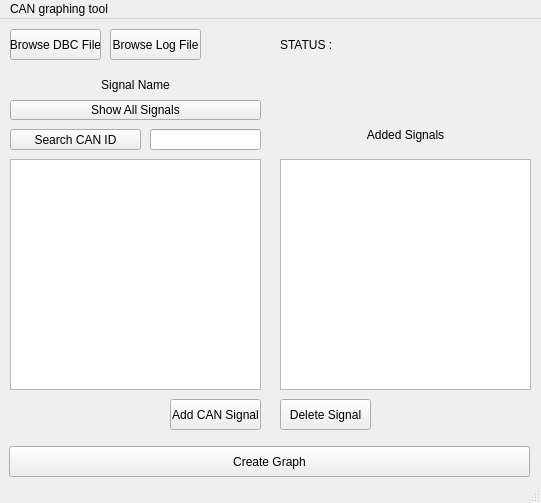
<?xml version="1.0" encoding="UTF-8"?>
<ui version="4.0">
 <class>MainWindow</class>
 <widget class="QMainWindow" name="MainWindow">
  <property name="geometry">
   <rect>
    <x>0</x>
    <y>0</y>
    <width>541</width>
    <height>503</height>
   </rect>
  </property>
  <property name="windowTitle">
   <string>MainWindow</string>
  </property>
  <widget class="QWidget" name="centralwidget">
   <widget class="QPushButton" name="createGraphButton">
    <property name="geometry">
     <rect>
      <x>9</x>
      <y>427</y>
      <width>521</width>
      <height>31</height>
     </rect>
    </property>
    <property name="text">
     <string>Create Graph</string>
    </property>
   </widget>
   <widget class="QPushButton" name="browseLogFileButton">
    <property name="geometry">
     <rect>
      <x>110</x>
      <y>10</y>
      <width>91</width>
      <height>31</height>
     </rect>
    </property>
    <property name="text">
     <string>Browse Log File</string>
    </property>
   </widget>
   <widget class="QPushButton" name="addCANSignalbutton">
    <property name="geometry">
     <rect>
      <x>170</x>
      <y>380</y>
      <width>91</width>
      <height>31</height>
     </rect>
    </property>
    <property name="text">
     <string>Add CAN Signal</string>
    </property>
   </widget>
   <widget class="QListWidget" name="signalSelectList">
    <property name="geometry">
     <rect>
      <x>10</x>
      <y>140</y>
      <width>251</width>
      <height>231</height>
     </rect>
    </property>
   </widget>
   <widget class="QListWidget" name="addedSignalList">
    <property name="geometry">
     <rect>
      <x>280</x>
      <y>140</y>
      <width>251</width>
      <height>231</height>
     </rect>
    </property>
   </widget>
   <widget class="QPushButton" name="deleteSignalButton">
    <property name="geometry">
     <rect>
      <x>280</x>
      <y>380</y>
      <width>91</width>
      <height>31</height>
     </rect>
    </property>
    <property name="text">
     <string>Delete Signal</string>
    </property>
   </widget>
   <widget class="QLabel" name="addedSignalLable">
    <property name="geometry">
     <rect>
      <x>280</x>
      <y>100</y>
      <width>251</width>
      <height>31</height>
     </rect>
    </property>
    <property name="text">
     <string>Added Signals</string>
    </property>
    <property name="alignment">
     <set>Qt::AlignCenter</set>
    </property>
   </widget>
   <widget class="QLineEdit" name="lineEditID">
    <property name="geometry">
     <rect>
      <x>150</x>
      <y>110</y>
      <width>111</width>
      <height>21</height>
     </rect>
    </property>
   </widget>
   <widget class="QPushButton" name="IDSearchButton">
    <property name="geometry">
     <rect>
      <x>10</x>
      <y>110</y>
      <width>131</width>
      <height>21</height>
     </rect>
    </property>
    <property name="text">
     <string>Search CAN ID</string>
    </property>
   </widget>
   <widget class="QLabel" name="signalNameLable">
    <property name="geometry">
     <rect>
      <x>10</x>
      <y>50</y>
      <width>251</width>
      <height>31</height>
     </rect>
    </property>
    <property name="text">
     <string>Signal Name</string>
    </property>
    <property name="alignment">
     <set>Qt::AlignCenter</set>
    </property>
   </widget>
   <widget class="QPushButton" name="browseDBCFileButton">
    <property name="geometry">
     <rect>
      <x>10</x>
      <y>10</y>
      <width>91</width>
      <height>31</height>
     </rect>
    </property>
    <property name="text">
     <string>Browse DBC File</string>
    </property>
   </widget>
   <widget class="QLabel" name="statusLabel">
    <property name="geometry">
     <rect>
      <x>280</x>
      <y>10</y>
      <width>251</width>
      <height>31</height>
     </rect>
    </property>
    <property name="text">
     <string>STATUS :</string>
    </property>
   </widget>
   <widget class="QPushButton" name="IDSearchButton_2">
    <property name="geometry">
     <rect>
      <x>10</x>
      <y>81</y>
      <width>251</width>
      <height>20</height>
     </rect>
    </property>
    <property name="text">
     <string>Show All Signals</string>
    </property>
   </widget>
  </widget>
  <widget class="QMenuBar" name="menubar">
   <property name="geometry">
    <rect>
     <x>0</x>
     <y>0</y>
     <width>541</width>
     <height>21</height>
    </rect>
   </property>
   <widget class="QMenu" name="menuCAN_graphing_tool">
    <property name="title">
     <string>CAN graphing tool</string>
    </property>
   </widget>
   <addaction name="menuCAN_graphing_tool"/>
  </widget>
  <widget class="QStatusBar" name="statusbar"/>
 </widget>
 <resources/>
 <connections/>
</ui>
